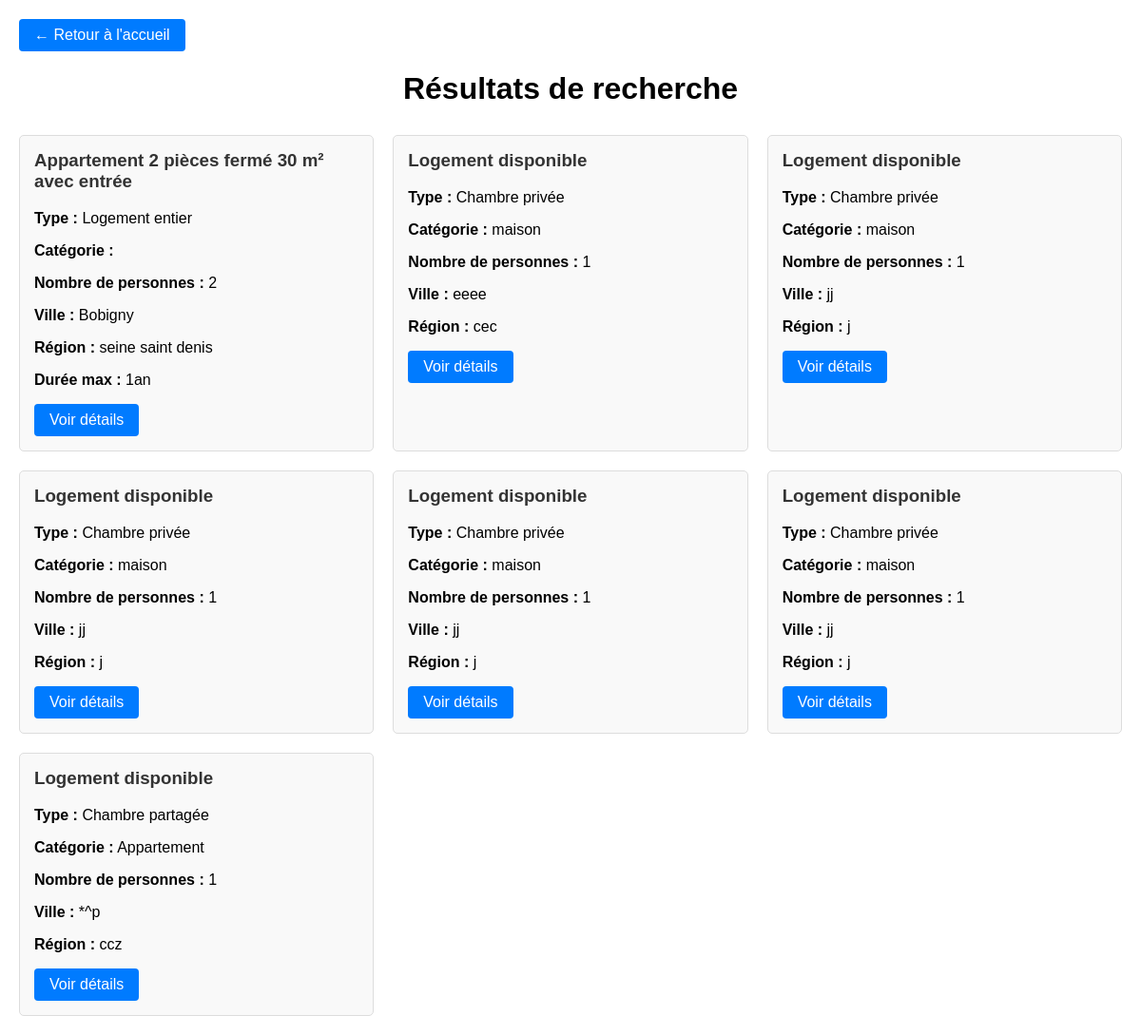
The page /searchPage/ on the database its author committed.
### annonce/models.py (models this page shows)
class Annonce(models.Model):
    user = models.ForeignKey(
        settings.AUTH_USER_MODEL,
        null=True,
        on_delete=models.CASCADE,
        unique=False
    )
    class TypeHebergement(models.TextChoices):
        Appartemment = 'APPT', _('Appartemment')
        Maison = 'MAIS', _('Maison')
        Studio = 'STUD', _('Studio')
        Autre = 'OTHR', _('Autre')
    hebergement_choice = models.CharField(
        max_length=4,
        choices=TypeHebergement.choices,
        default=TypeHebergement.Appartemment,
        verbose_name="Type d'hébergement"
    )
    class TypeLocation(models.TextChoices):
        logement_entier = 'ENTR', _('Logement entier')
        chambre_privee = 'PRIV', _('Chambre privée')
        chambre_partagee = 'PART', _('Chambre partagée')
    type_location_choices = models.CharField(
        max_length=4,
        choices=TypeLocation.choices,
        default=TypeLocation.logement_entier,
        verbose_name="Location partielle ou totale"
    )
    categorie_logement = models.CharField(max_length=50, blank=True)
    titre_logement = models.CharField(max_length=50, blank=True)
    description = models.TextField(blank=True)
    nombre_personne = IntegerField(
        default=1,
        validators=[
            MaxValueValidator(20),
            MinValueValidator(1)
        ],
        blank=True
    )
    pieces_couchage = IntegerField(
        default=1,
        validators=[
            MaxValueValidator(10),
            MinValueValidator(1)
        ],
        blank=True
    )
    equipements = models.ManyToManyField(Equipements, blank=True)
    services = models.ManyToManyField(Services, blank=True)
    categorie_service = models.ManyToManyField(CategorieService, blank=True)
    charges = models.ManyToManyField(Charges, blank=True)
    dureeLocationMini = models.CharField(blank=True,null=True, max_length=50)
    dureeLocationMaxi = models.CharField(blank=True,null=True, max_length=50)
    loyer_tc = models.FloatField(max_length=50, blank=True, null=True)
    charges_loyer = models.FloatField(max_length=50, blank=True, null=True)
    reservation = models.OneToOneField(
        settings.AUTH_USER_MODEL,
        null=True,
        on_delete=models.CASCADE,
        unique=False,
        related_name = 'user_reserved'
    )
    reserved = models.BooleanField(default=False)
    locataire_interesse = models.ForeignKey(
        settings.AUTH_USER_MODEL,
        null=True,
        blank=True,
        on_delete=models.SET_NULL,
        related_name='annonces_interessees',
        verbose_name='Locataire intéressé'
    )
    address = models.OneToOneField(
        AdressAnnonce,
        on_delete=models.CASCADE,
        null=True,
    )

class AdressAnnonce(models.Model):
    rue = models.CharField(blank=True, max_length=20)
    voie = models.CharField(blank=True, max_length=35)
    ville = models.CharField(blank=True, max_length=20)
    region = models.CharField(blank=True, max_length=20)
    zipCode = models.CharField(blank=True, max_length=5)
    pays = models.CharField(blank=True, max_length=20)

### annonceMain/views.py (the view)
# urls.py: path('searchPage/', views.searchPage, name='searchPage'),
def searchPage(request):
    myFilter = Annonce.objects.all()
    image = ImageLogement.objects.all()
    query_ville = request.GET.get('query_ville')
    query_location = request.GET.get('query_location')
    query_locataires = request.GET.get('query_locataires')
    if query_ville != '' and query_ville is not None:
        myFilter = myFilter.filter(address__ville__icontains=query_ville)
    if query_locataires != '' and query_locataires is not None:
        myFilter = myFilter.filter(nombre_personne=query_locataires)
    if query_location != '' and query_location is not None:
        myFilter = myFilter.filter(dureeLocationMaxi=query_location)
    if query_ville != '' and query_ville is not None and query_locataires != '' and query_locataires is not None:
        myFilter = myFilter.filter(address__ville__icontains=query_ville, nombre_personne=query_locataires)
    if query_ville != '' and query_ville is not None and query_locataires != '' and query_locataires is not None and \
            query_location != '' and query_location is not None:
        myFilter = myFilter.filter(address__ville__icontains=query_ville, nombre_personne=query_locataires,
                                   dureeLocationMaxi = query_location)
    context = {'annonces': myFilter, 'image':image}
    return render(request, 'annonce/search/search_page.html', context)

### templates/annonce/search/search_page.html (shortened to what this page needs)
<!DOCTYPE html>
<html lang="fr">
<head>
</head>
<body>
    <div class="back-link">
        <a href="/" class="btn">← Retour à l'accueil</a>
    </div>
    <div class="header">
        <h1>Résultats de recherche</h1>
    </div>
    {% if annonces %}
    <div class="results-grid">
        {% for annonce in annonces %}
        <div class="annonce-card">
            <h3>{{ annonce.titre_logement|default:"Logement disponible" }}</h3>
            <p><strong>Type :</strong> {{ annonce.get_type_location_choices_display }}</p>
            <p><strong>Catégorie :</strong> {{ annonce.categorie_logement }}</p>
            <p><strong>Nombre de personnes :</strong> {{ annonce.nombre_personne }}</p>
            {% if annonce.address %}
                <p><strong>Ville :</strong> {{ annonce.address.ville }}</p>
                <p><strong>Région :</strong> {{ annonce.address.region }}</p>
            {% endif %}
            {% if annonce.dureeLocationMaxi %}
                <p><strong>Durée max :</strong> {{ annonce.dureeLocationMaxi }}</p>
            {% endif %}
            <a href="/annonce/detail_annonce/{{ annonce.id }}" class="btn">Voir détails</a>
        </div>
        {% endfor %}
    </div>
    {% else %}
    <div class="no-results">
        <h2>Aucun résultat trouvé</h2>
        <p>Essayez de modifier vos critères de recherche.</p>
        <a href="/" class="btn">Nouvelle recherche</a>
    </div>
    {% endif %}
</body>
</html>

### templates/annonce/search/search_page.html (style rules this page uses)
body { font-family: Arial, sans-serif; margin: 0; padding: 20px; }
.header { text-align: center; margin-bottom: 30px; }
.back-link { margin-bottom: 20px; }
.results-grid { display: grid; grid-template-columns: repeat(auto-fit, minmax(300px, 1fr)); gap: 20px; }
.annonce-card { border: 1px solid #ddd; border-radius: 5px; padding: 15px; background: #f9f9f9; }
.annonce-card h3 { margin-top: 0; color: #333; }
.btn { display: inline-block; padding: 8px 16px; background-color: #007bff; color: white; text-decoration: none; border-radius: 4px; }

### rows shown on the page
Annonce: titre_logement "Appartement 2 pièces fermé 30 m² avec entrée", type_location_choices "Logement entier", nombre_personne "2", address.ville "Bobigny", address.region "seine saint denis", dureeLocationMaxi "1an"
Annonce: titre_logement "Logement disponible", type_location_choices "Chambre privée", categorie_logement "maison", nombre_personne "1", address.ville "eeee", address.region "cec"
Annonce: titre_logement "Logement disponible", type_location_choices "Chambre privée", categorie_logement "maison", nombre_personne "1", address.ville "jj", address.region "j"
Annonce: titre_logement "Logement disponible", type_location_choices "Chambre privée", categorie_logement "maison", nombre_personne "1", address.ville "jj", address.region "j"
Annonce: titre_logement "Logement disponible", type_location_choices "Chambre privée", categorie_logement "maison", nombre_personne "1", address.ville "jj", address.region "j"
Annonce: titre_logement "Logement disponible", type_location_choices "Chambre privée", categorie_logement "maison", nombre_personne "1", address.ville "jj", address.region "j"
Annonce: titre_logement "Logement disponible", type_location_choices "Chambre partagée", categorie_logement "Appartement", nombre_personne "1", address.ville "*^p", address.region "ccz"
